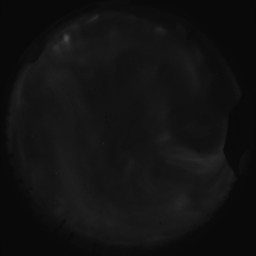
#> input picture examples/gako20161013123527.pgm, 256 x 256 px
$ jupyter execute image_processing_example.ipynb
#> lines starting #> are read from the running program, lines starting #| are printed output that depends on the picture; after the words box and inside, x2 and y2 are one past the last pixel; in counts of white or black regions, pixels touching at a corner belong together
### video_generator.py
"""
Code by Yang Gao and Riley Troyer
University of Iowa, Physics and Astronomy department.
"""

import cv2
import themis_imager_readfile
import multiprocessing
import os
import logging
import datetime
import numpy
import subprocess
import shutil
import h5py
import re
from scipy.io import readsav

# timing decorator
def _timeit(func):
    # [6 lines left out: function wrapper, not called in this run]
    return wrapper

# helper function that decompress one folder
# [25 lines left out: function _decompress_pgm_files, not called in this run]

# bytescale function from UCalgary
def _bytescale(image_path, cmin=None, cmax=None, high=65535, low=0):
    image = cv2.imread(image_path, 0)

    if high > 65535:
        raise ValueError("`high` should be less than or equal to 65535.")
    if low < 0:
        raise ValueError("`low` should be greater than or equal to 0.")
    if high < low:
        raise ValueError(
            "`high` should be greater than or equal to `low`.")

    if cmin is None:
        cmin = image.min()
    if cmax is None:
        cmax = image.max()

    cscale = cmax - cmin
    if cscale < 0:
        raise ValueError("`cmax` should be larger than `cmin`.")
    elif cscale == 0:
        cscale = 1

    scale = float(high - low) / cscale
    bytedata = (image - cmin) * scale + low
    im_scaled =  (bytedata.clip(low, high) + 0.5).astype(numpy.uint16)
    image = (im_scaled // 256)
    image = numpy.uint8(image)
    return image

# equalize histogram
def _eqhist(image_path):
    image = cv2.imread(image_path, 0)
    image = cv2.equalizeHist(image)  # equalize histogram
    image = numpy.uint8(image)
    return image

# contrast limited adaptive histogram equalization
def _clahe(image_path):
    image = cv2.imread(image_path, 0)
    clahe = cv2.createCLAHE(clipLimit=30)
    image = clahe.apply(image)
    return image

# contrast limited adaptive histogram equalization on 16 bit image first then downscale the result to 8 bit
# [6 lines left out: function _clahe16bit, not called in this run]

def _relu(image_path, low = 0, pivot=0.02, ratio=1.7):
    # process the data in relu
    def _relu_help(data, pivot=pivot, low=low, ratio=ratio):
        return numpy.maximum(data+low, ratio*(data-pivot)+low)

    image = cv2.imread(image_path, 0)
    image = _relu_help(image)
    image = image.clip(low, 255).astype(numpy.uint8)

    return image

# read the image without edit
def _read_img(image_path):
    image = cv2.imread(image_path, 0)
    return image

# [326 lines left out: functions download_themis_images, list_and_decompress_pgm_files, pgm_images_to_mp4, pgm_images_to_h5, not called in this run]

### examples/image_processing_example.ipynb
[cell 1]
import cv2
import matplotlib.pyplot as plt
import sys; sys.path.append('../')
import video_generator as vg

### Original images downloaded from UCalgary

[cell 2]
# read in example images
path1 = 'gako20161013123527.pgm'
path2 = 'rank20200104000000.pgm'
img1 = cv2.imread(path1, 0)
#> img1 is the input picture: shape (256, 256); min 8, max 73, mean 17.6
img2 = cv2.imread(path2, 0)
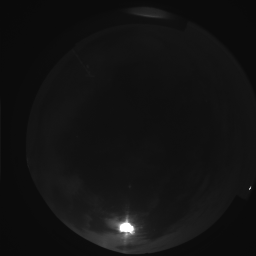
#> input picture examples/rank20200104000000.pgm, 256 x 256 px
#> img2 is the input picture: shape (256, 256); min 10, max 255, mean 18.3

# add image labels
cv2.putText(img1, 'img1', (10, 20), cv2.FONT_HERSHEY_SIMPLEX, 0.5, 255)
#> img1: shape (256, 256); 0.13% of pixels changed, all inside (x1, y1, x2, y2) = (12, 9, 45, 25)
cv2.putText(img2, 'img2', (10, 20), cv2.FONT_HERSHEY_SIMPLEX, 0.5, 255)
#> img2: shape (256, 256); 0.14% of pixels changed, all inside (x1, y1, x2, y2) = (12, 9, 48, 25)

# Horizontally concatenate the images and display
result = cv2.hconcat([img1, img2])
fig, ax = plt.subplots()
im = ax.imshow(result, cmap='gray')
plt.axis('off')
plt.show()

## Different image processing techniques included

### Relu

[cell 3]
img1_relu = vg._relu(path1, low = 0, pivot=0.02, ratio=1.7)
img2_relu = vg._relu(path2, low = 0, pivot=0.02, ratio=1.7)
# add image labels
cv2.putText(img1_relu, 'img1_relu', (10, 20), cv2.FONT_HERSHEY_SIMPLEX, 0.5, 255)
#> img1_relu: shape (256, 256); min 13, max 255, mean 29.9
cv2.putText(img2_relu, 'img2_relu', (10, 20), cv2.FONT_HERSHEY_SIMPLEX, 0.5, 255)
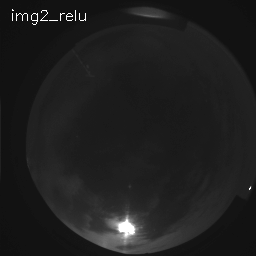
#> img2_relu: shape (256, 256); min 16, max 255, mean 30.8
# Horizontally concatenate the images and display
result = cv2.hconcat([img1_relu, img2_relu])
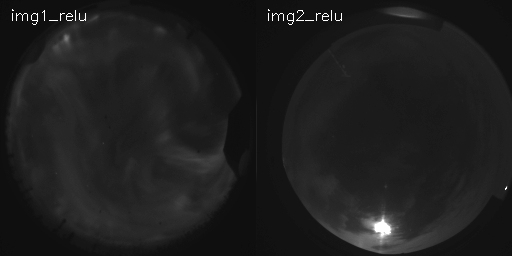
#> result: shape (256, 512); min 13, max 255, mean 30.4
fig, ax = plt.subplots()
im = ax.imshow(result, cmap='gray')
plt.axis('off')
plt.show()

### Bytescale

[cell 4]
img1_bytescale = vg._bytescale(path1)
#> in _bytescale, `cmin = image.min()`: cmin = 8
#> in _bytescale, `cmax = image.max()`: cmax = 73
#> in _bytescale, `cscale = cmax - cmin`: cscale = 65
#> in _bytescale, `scale = float(high - low) / cscale`: scale = 1008.2
#> in _bytescale, `bytedata = (image - cmin) * scale + low`:
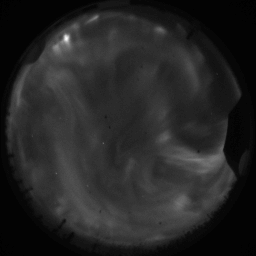
#> bytedata: shape (256, 256) float64; min 0, max 65535, mean 9653.6; drawn with min black and max white
img2_bytescale = vg._bytescale(path2)
# add image labels
cv2.putText(img1_bytescale, 'img1_bytescale', (10, 20), cv2.FONT_HERSHEY_SIMPLEX, 0.5, 255)
#> img1_bytescale: shape (256, 256); min 0, max 255, mean 38.1
cv2.putText(img2_bytescale, 'img2_bytescale', (10, 20), cv2.FONT_HERSHEY_SIMPLEX, 0.5, 255)
#> img2_bytescale: shape (256, 256); min 0, max 255, mean 9.4
# Horizontally concatenate the images and display
result = cv2.hconcat([img1_bytescale, img2_bytescale])
fig, ax = plt.subplots()
im = ax.imshow(result, cmap='gray')
plt.axis('off')
plt.show()

### Eqhist

[cell 5]
img1_eq = vg._eqhist(path1)
img2_eq = vg._eqhist(path2)
# add image labels
cv2.putText(img1_eq, 'img1_eq', (10, 20), cv2.FONT_HERSHEY_SIMPLEX, 0.5, 255)
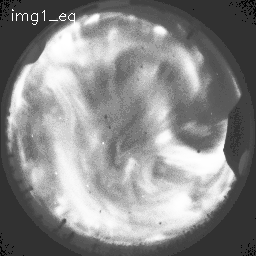
#> img1_eq: shape (256, 256); min 0, max 255, mean 137.4
cv2.putText(img2_eq, 'img2_eq', (10, 20), cv2.FONT_HERSHEY_SIMPLEX, 0.5, 255)
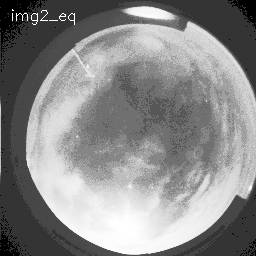
#> img2_eq: shape (256, 256); min 0, max 255, mean 136.6
# Horizontally concatenate the images and display
result = cv2.hconcat([img1_eq, img2_eq])
fig, ax = plt.subplots()
im = ax.imshow(result, cmap='gray')
plt.axis('off')
plt.show()

### Clahe

[cell 6]
img1_clahe = vg._clahe(path1)
img2_clahe = vg._clahe(path2)
# add image labels
cv2.putText(img1_clahe, 'img1_clahe', (10, 20), cv2.FONT_HERSHEY_SIMPLEX, 0.5, 255)
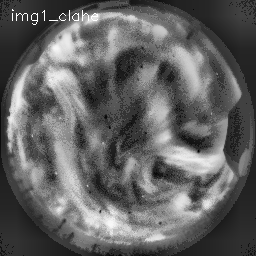
#> img1_clahe: shape (256, 256); min 2, max 255, mean 98.2
cv2.putText(img2_clahe, 'img2_clahe', (10, 20), cv2.FONT_HERSHEY_SIMPLEX, 0.5, 255)
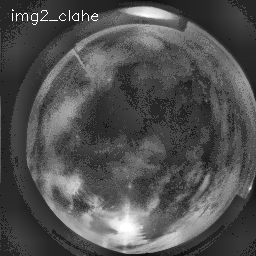
#> img2_clahe: shape (256, 256); min 6, max 255, mean 80.8
# Horizontally concatenate the images and display
result = cv2.hconcat([img1_clahe, img2_clahe])
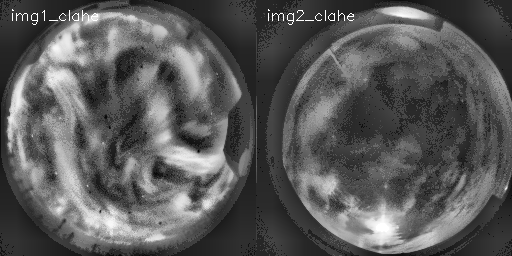
#> result: shape (256, 512); min 2, max 255, mean 89.5
fig, ax = plt.subplots()
im = ax.imshow(result, cmap='gray')
plt.axis('off')
plt.show()

### Stitched together

[cell 7]
def concat_tile(im_list_2d):
    return cv2.vconcat([cv2.hconcat(im_list_h) for im_list_h in im_list_2d])
im_tile = concat_tile([[img1, img1_relu, img1_bytescale, img1_eq, img1_clahe],
                       [img2, img2_relu, img2_bytescale, img2_eq, img2_clahe]])
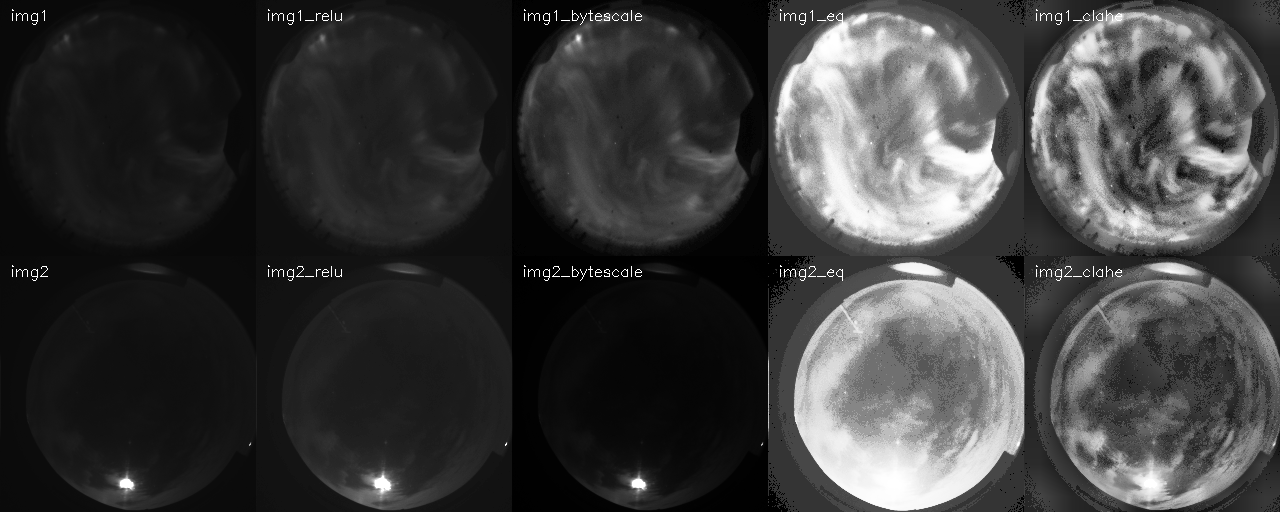
#> im_tile: shape (512, 1280); min 0, max 255, mean 59.8
fig, ax = plt.subplots(figsize=(15,6))
im = ax.imshow(im_tile, cmap='gray')
plt.axis('off')
plt.show()
